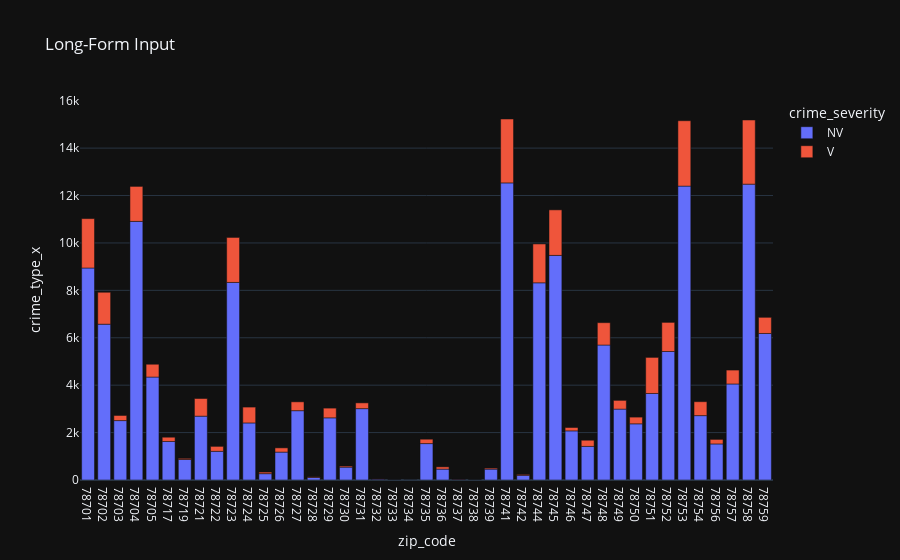

The notebook cell saved with this chart:
### Code cell
fig = px.bar(zip_data_viol, x="zip_code", y="crime_type_x", color="crime_severity", title="Long-Form Input", template="plotly_dark")
fig.show()

### Figure 1 — Plotly figure (JSON) as saved in the notebook; plotly's stock layout.template omitted (floating-point values rounded to 4 significant figures)
{"data": [{"alignmentgroup": "True", "hovertemplate": "crime_severity=NV<br>zip_code=%{x}<br>crime_type_x=%{y}<extra></extra>", "legendgroup": "NV", "marker": {"color": "#636efa", "pattern": {"shape": ""}}, "name": "NV", "offsetgroup": "NV", "orientation": "v", "showlegend": true, "textposition": "auto", "type": "bar", "x": ["78701", "78702", "78703", "78704", "78705", "78717", "78719", "78721", "78722", "78723", "78724", "78725", "78726", "78727", "78728", "78729", "78730", "78731", "78732", "78733", "78734", "78735", "78736", "78737", "78738", "78739", "78741", "78742", "78744", "78745", "78746", "78747", "78748", "78749", "78750", "78751", "78752", "78753", "78754", "78756", "78757", "78758", "78759"], "xaxis": "x", "y": [8943, 6573, 2506, 10909, 4342, 1626, 865, 2693, 1210, 8334, 2407, 267, 1177, 2924, 110, 2622, 542, 3010, 39, 8, 3, 1536, 459, 28, 4, 459, 12532, 197, 8318, 9475, 2073, 1418, 5693, 2990, 2370, 3650, 5421, 12397, 2716, 1521, 4051, 12480, 6181], "yaxis": "y"}, {"alignmentgroup": "True", "hovertemplate": "crime_severity=V<br>zip_code=%{x}<br>crime_type_x=%{y}<extra></extra>", "legendgroup": "V", "marker": {"color": "#EF553B", "pattern": {"shape": ""}}, "name": "V", "offsetgroup": "V", "orientation": "v", "showlegend": true, "textposition": "auto", "type": "bar", "x": ["78701", "78702", "78703", "78704", "78705", "78717", "78719", "78721", "78722", "78723", "78724", "78725", "78726", "78727", "78728", "78729", "78730", "78731", "78732", "78733", "78735", "78736", "78737", "78738", "78739", "78741", "78742", "78744", "78745", "78746", "78747", "78748", "78749", "78750", "78751", "78752", "78753", "78754", "78756", "78757", "78758", "78759"], "xaxis": "x", "y": [2082, 1347, 216, 1475, 541, 179, 46, 744, 208, 1898, 669, 67, 178, 373, 22, 410, 46, 243, 6, 1, 185, 95, 7, 1, 43, 2696, 36, 1639, 1920, 141, 260, 943, 369, 283, 1521, 1227, 2758, 587, 191, 586, 2706, 681], "yaxis": "y"}], "layout": {"barmode": "relative", "legend": {"title": {"text": "crime_severity"}, "tracegroupgap": 0}, "title": {"text": "Long-Form Input"}, "xaxis": {"anchor": "y", "domain": [0, 1], "title": {"text": "zip_code"}}, "yaxis": {"anchor": "x", "domain": [0, 1], "title": {"text": "crime_type_x"}}}}
